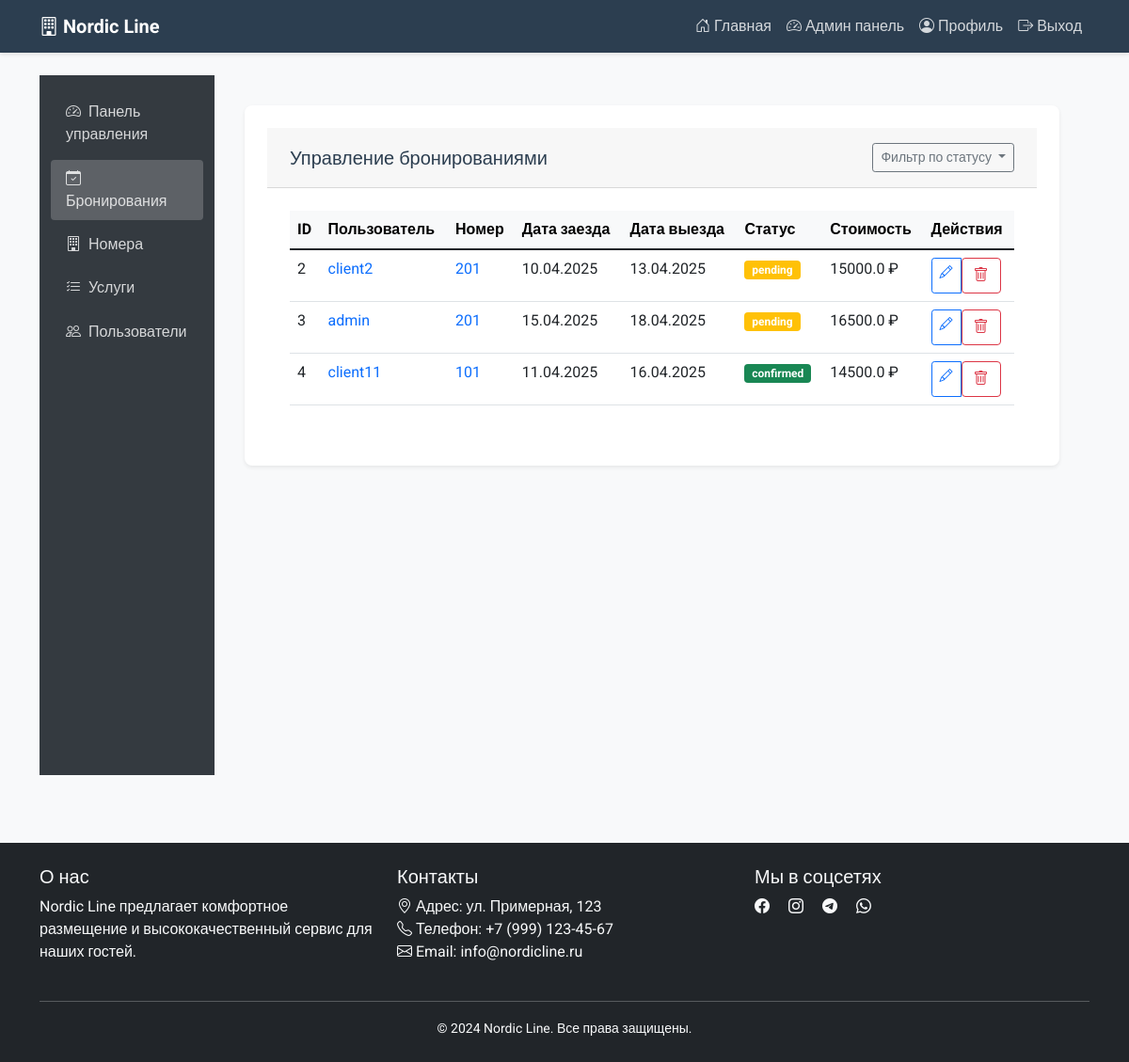
Screenshot of /admin/bookings (signed in) with the database file from the repository.
### models.py (models this page shows, shortened)
class Booking(db.Model):
    id = db.Column(db.Integer, primary_key=True)
    user_id = db.Column(db.Integer, db.ForeignKey('user.id'), nullable=False)
    room_id = db.Column(db.Integer, db.ForeignKey('room.id'), nullable=False)
    check_in = db.Column(db.Date, nullable=False)
    check_out = db.Column(db.Date, nullable=False)
    status = db.Column(db.String(20), default='pending')  # pending, confirmed, cancelled
    total_price = db.Column(db.Float, nullable=False)
    created_at = db.Column(db.DateTime, default=datetime.utcnow)
    user = db.relationship('User', backref='bookings')
    room = db.relationship('Room', back_populates='bookings')

class User(UserMixin, db.Model):
    id = db.Column(db.Integer, primary_key=True)
    username = db.Column(db.String(80), unique=True, nullable=False)
    password = db.Column(db.String(120), nullable=False)
    role = db.Column(db.String(20), nullable=False)  # 'admin', 'manager', 'client'
    email = db.Column(db.String(120), unique=True, nullable=False)
    created_at = db.Column(db.DateTime, default=datetime.utcnow)

class Room(db.Model):
    id = db.Column(db.Integer, primary_key=True)
    number = db.Column(db.String(10), unique=True, nullable=False)
    type = db.Column(db.String(50), nullable=False)
    price = db.Column(db.Float, nullable=False)
    capacity = db.Column(db.Integer, nullable=False)
    description = db.Column(db.Text)
    images = db.Column(db.String(1000))  # Храним список изображений как строку
    tags = db.Column(db.String(500))  # Храним теги как строку, разделенную запятыми
    bookings = db.relationship('Booking', back_populates='room', lazy=True)

### app.py (the view)
@app.route('/admin/bookings')
@login_required
def admin_bookings():
    if current_user.role != 'admin':
        flash('Доступ запрещен')
        return redirect(url_for('index'))
    bookings = Booking.query.all()
    return render_template('admin/bookings.html', bookings=bookings)

### app.py (called while the page is built)
@login_manager.user_loader
def load_user(user_id):
    return User.query.get(int(user_id))

### templates/admin/bookings.html (shortened to what this page needs)
{% extends "admin/base.html" %}
{% block admin_content %}
<div class="admin-card">
    <div class="admin-card-header d-flex justify-content-between align-items-center">
        <h3 class="mb-0">Управление бронированиями</h3>
        <div class="btn-group">
            <button type="button" class="btn btn-sm btn-outline-secondary dropdown-toggle" data-bs-toggle="dropdown">
                Фильтр по статусу
            </button>
        </div>
    </div>
    <div class="admin-card-body">
        <div class="table-responsive">
            <table class="table table-hover">
                <thead class="table-light">
                    <tr>
                        <th>ID</th>
                        <th>Пользователь</th>
                        <th>Номер</th>
                        <th>Дата заезда</th>
                        <th>Дата выезда</th>
                        <th>Статус</th>
                        <th>Стоимость</th>
                        <th>Действия</th>
                    </tr>
                </thead>
                <tbody>
                    {% for booking in bookings %}
                    <tr>
                        <td>{{ booking.id }}</td>
                        <td>
                            <a href="{{ url_for('admin_users') }}" class="text-decoration-none">
                                {{ booking.user.username }}
                            </a>
                        </td>
                        <td>
                            <a href="{{ url_for('admin_rooms') }}" class="text-decoration-none">
                                {{ booking.room.number }}
                            </a>
                        </td>
                        <td>{{ booking.check_in.strftime('%d.%m.%Y') }}</td>
                        <td>{{ booking.check_out.strftime('%d.%m.%Y') }}</td>
                        <td>
                            <span class="badge {% if booking.status == 'confirmed' %}bg-success
                                             {% elif booking.status == 'pending' %}bg-warning
                                             {% else %}bg-danger{% endif %}">
                                {{ booking.status }}
                            </span>
                        </td>
                        <td>{{ booking.total_price }} ₽</td>
                        <td>
                            <div class="btn-group btn-group-sm">
                                <a href="{{ url_for('edit_booking', booking_id=booking.id) }}"
                                   class="btn btn-outline-primary"
                                   title="Редактировать">
                                    <i class="bi bi-pencil"></i>
                                </a>
                                <form action="{{ url_for('delete_booking', booking_id=booking.id) }}"
                                      method="POST"
                                      style="display: inline;"
                                      onsubmit="return confirm('Вы уверены, что хотите удалить это бронирование?');">
                                    <button type="submit" class="btn btn-outline-danger" title="Удалить">
                                        <i class="bi bi-trash"></i>
                                    </button>
                                </form>
                            </div>
                        </td>
                    </tr>
                    {% endfor %}
                </tbody>
            </table>
        </div>
    </div>
</div>
{% endblock %}

### static/css/style.css (style rules this page uses)
:root { --primary-color: #2c3e50; --secondary-color: #3498db; --accent-color: #e74c3c; --light-bg: #f8f9fa; --dark-bg: #2c3e50; }
body { font-family: 'Roboto', sans-serif; background-color: var(--light-bg); color: #333; min-height: 100vh; display: flex; flex-direction: column; }
.admin-card { background-color: white; border-radius: 15px; padding: 1.5rem; margin-bottom: 1.5rem; box-shadow: 0 5px 15px rgba(0,0,0,0.05); }
.admin-card h3 { color: var(--primary-color); font-size: 1.25rem; margin-bottom: 1rem; }

### templates/admin/base.html (style rules this page uses)
.admin-card { background: #fff; border-radius: 0.5rem; box-shadow: 0 0.125rem 0.25rem rgba(0,0,0,.075); margin-bottom: 1.5rem; }
.admin-card-header { padding: 1rem 1.5rem; border-bottom: 1px solid rgba(0,0,0,.125); background-color: rgba(0,0,0,.03); }
.admin-card-body { padding: 1.5rem; }

### rows the page displays
Booking: id "2", user.username "client2", room.number "201", check_in "10.04.2025", check_out "13.04.2025", status "pending", total_price "15000.0"
Booking: id "3", user.username "admin", room.number "201", check_in "15.04.2025", check_out "18.04.2025", status "pending", total_price "16500.0"
Booking: id "4", user.username "client11", room.number "101", check_in "11.04.2025", check_out "16.04.2025", status "confirmed", total_price "14500.0"
